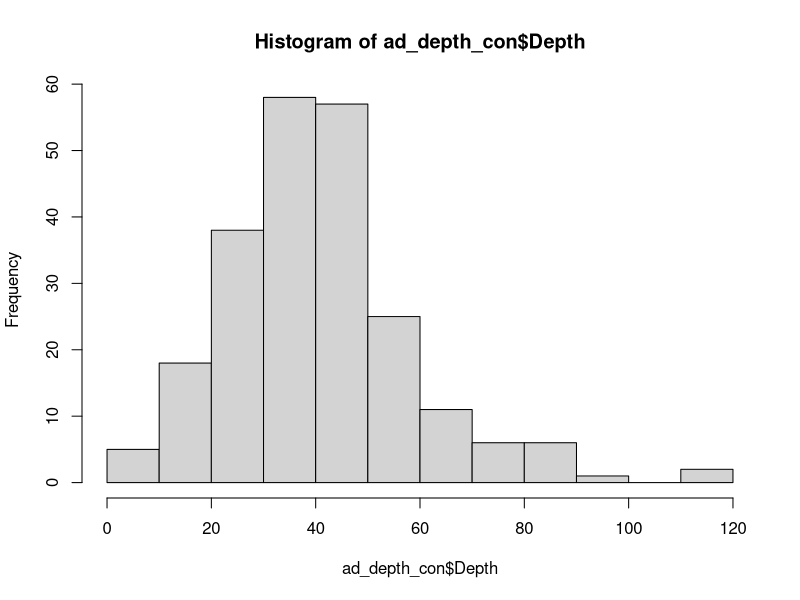
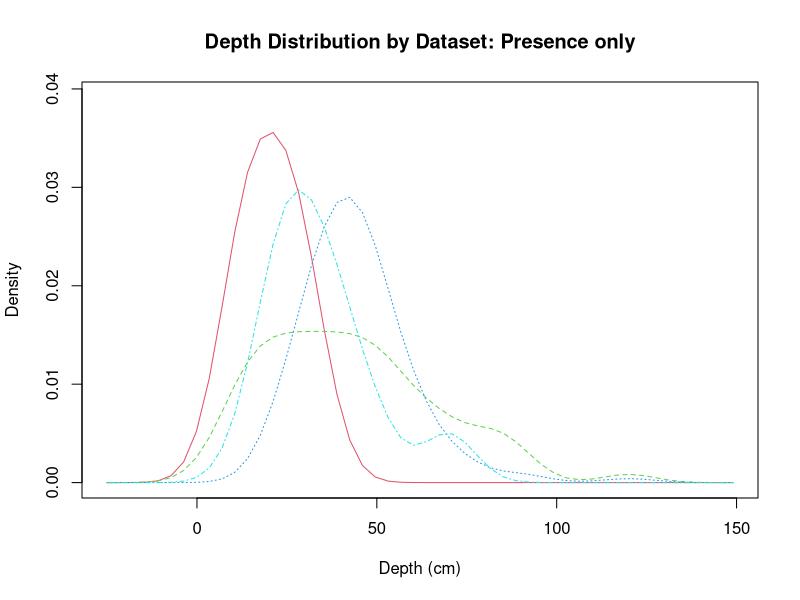

These charts were generated, in order, by the following R code: (Note: this script raises an error after producing the figures.)
### creating intuitive figures

library(tidyverse)
library(dplyr)
library(sm)

setwd("/Users/katieirving/Documents/git/flow_eco_mech")

# work flow
# depth is skewing to the shallower depths
# remove thompson
# standardise observations per dataset/site - investigate how
# need a relative measure of observations with depth

ad_depth_con <- read.csv("output_data/05a_adult_depth_continuous.csv")
ad_depth_cat <- read.csv("output_data/05a_adult_depth_categorical.csv")
juv_depth_con <- read.csv("output_data/05a_juvenile_depth_continuous.csv")
juv_depth_cat <- read.csv("output_data/05a_juvenile_depth_categorical.csv")
# sp_depth_cat <- read.csv("output_data/08a_spawning_depth_abundance.csv")
# sp_depth_cat
# 
head(ad_depth_con)

## change abundance to presence only to see difference in histogram

sum(ad_depth_con$Abundance==0)
which(ad_depth_con$Abundance==0)

ad_depth_con[c(145:148),] ## thompson data

## add presence column

ad_depth_con$presence <- ifelse(ad_depth_con$Abundance == 0,0,1)
hist(ad_depth_con$Depth)
## define index for density histogram


tx <- ad_depth_con$Dataset == "Thompson"
sx <- ad_depth_con$Dataset == "Saiki"
wx <- ad_depth_con$Dataset == "Wulff"
swx <- ad_depth_con$Dataset == "SAWA"
# smx <- ad_depth_con$Dataset == "SMEA"

ad_depth_con$Dataset_num[tx] <- 1
ad_depth_con$Dataset_num[sx] <- 2
ad_depth_con$Dataset_num[wx] <- 3
ad_depth_con$Dataset_num[swx] <- 4
# ad_depth_con$Dataset_num[smx] <- 5

attach(ad_depth_con)

# create value labels
data.f <- factor(Dataset_num, levels= 1:4,
                 labels = c("Thompson", "Saiki", "Wulff", "SAWA"))
data.f
str(Depth)
as.vector(Depth)
# plot densities
sm.density.compare(as.vector(Depth), Dataset_num, xlab="Depth (cm)")
title(main="Depth Distribution by Dataset: Presence only")

# add legend via mouse click
colfill<-c(2:(2+length(levels(data.f))))
legend(locator(1), levels(data.f), fill=colfill)


## uncount data into frequency

depth_freq <- ad_depth_con %>% 
  uncount(Abundance)
hist(depth_freq$Depth)

##look at different data sets

## compare different data sets
### get numbers for datasets
unique(depth_freq$Dataset)
tx <- depth_freq$Dataset == "Thompson"
sx <- depth_freq$Dataset == "Saiki"
wx <- depth_freq$Dataset == "Wulff"
swx <- depth_freq$Dataset == "SAWA"
# smx <- depth_freq$Dataset == "SMEA"

depth_freq$Dataset_num[tx] <- 1
depth_freq$Dataset_num[sx] <- 2
depth_freq$Dataset_num[wx] <- 3
depth_freq$Dataset_num[swx] <- 4
# depth_freq$Dataset_num[smx] <- 5

attach(depth_freq)

# create value labels
data.f <- factor(Dataset_num, levels= 1:4,
                 labels = c("Thompson", "Saiki", "Wulff", "SAWA"))
data.f
str(Depth)
as.vector(Depth)
# plot densities
sm.density.compare(as.vector(Depth), Dataset_num, xlab="Depth (cm)")
title(main="Depth Distribution by Dataset: Abundance")

# add legend via mouse click
colfill<-c(2:(2+length(levels(data.f))))
legend(locator(1), levels(data.f), fill=colfill)

## presence only shifts the peak to 40, and curve declines less steeply into deeper depths

## see which dataset deeper depths are

deep50 <- subset(ad_depth_con, Depth >=50)
deep50 ## 3 datasets Saiki, Wulff & SAWA have depths above 50cm
dim(deep50) ## 63 instances of deeper depths
dim(ad_depth_con) ## 227

deep41 <- subset(ad_depth_con, Depth >=41)
deep41 ## 3 datasets Saiki, Wulff & SAWA have depths above 50cm
dim(deep41) ## 108 instances of deeper depths
dim(ad_depth_con) ## 227

## deeper depths are limited in availability,  but still utilsed

mean(ad_depth_con$Depth)

## look at histogram without thompson

ad_depth_red <- subset(ad_depth_con, !Dataset=="Thompson")
tail(ad_depth_red)
dim(ad_depth_red) #212
## histogram of presence only
hist(ad_depth_red$Depth)

depth_freq <- ad_depth_red %>% 
  uncount(Abundance)
hist(depth_freq$Depth)
mean(depth_freq$Depth) ## 43.09675

## probaility curve without thompson
depth_freq$Scaled_Depth <-scale(depth_freq$Depth, scale=T, center=T)
scaled_x <- depth_freq$Scaled_Depth
h <- hist(scaled_x, plot=F)
xfit<-seq(min(scaled_x),max(scaled_x),length=120)
yfit<-dnorm(xfit,mean=mean(scaled_x),sd=sd(scaled_x))

## x axis with raw depth values
xfit_r <- seq(min(depth_freq$Depth), max(depth_freq$Depth), length=120)

## plot curve with raw depth axis
plot(xfit_r, yfit, axes=FALSE, xlab='', ylab='', type='l', col='', main = "" )
axis(1, at=pretty(xfit_r))
par(new=TRUE)
#plot the line with no axes or labels
plot(xfit, yfit, axes=FALSE, xlab='Depth (cm)', ylab='Probability', type='l', col='red', main = "Adult/Depth: Probability curve (reduced data)" )
## add 1sd shift
par(new=TRUE)

#add these now with axis

axis(2, at=pretty(range(yfit)))

## add smea back in and redo curve
ad_depth_con <- read.csv("output_data/05a_adult_depth_continuous.csv")
ad_depth_cat <- read.csv("output_data/05a_adult_depth_categorical.csv")

ad_depth_red <- subset(ad_depth_con, !Dataset=="Thompson")
all_depth <- rbind(ad_depth_red, ad_depth_cat)

depth_freq <- all_depth %>% 
  uncount(Abundance)
hist(depth_freq$Depth)
mean(depth_freq$Depth) ## 44.79041

## probaility curve without thompson
depth_freq$Scaled_Depth <-scale(depth_freq$Depth, scale=T, center=T)
scaled_x <- depth_freq$Scaled_Depth
h <- hist(scaled_x, plot=F)
xfit<-seq(min(scaled_x),max(scaled_x),length=120)
yfit<-dnorm(xfit,mean=mean(scaled_x),sd=sd(scaled_x))

## x axis with raw depth values
xfit_r <- seq(min(depth_freq$Depth), max(depth_freq$Depth), length=120)

## plot curve with raw depth axis
plot(xfit_r, yfit, axes=FALSE, xlab='', ylab='', type='l', col='', main = "" )
axis(1, at=pretty(xfit_r))
par(new=TRUE)
#plot the line with no axes or labels
plot(xfit, yfit, axes=FALSE, xlab='Depth (cm)', ylab='Probability', type='l', col='red', main = "Adult/Depth: Probability curve (reduced data)" )
## add 1sd shift
par(new=TRUE)

#add these now with axis

axis(2, at=pretty(range(yfit)))
